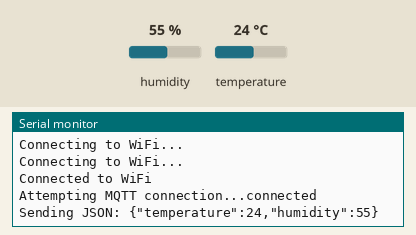
Recording of a sketch running on a simulated ESP8266 (NodeMCU). On the bench: the last lines printed to the serial monitor. The inputs (shaded band) are chosen by the test bench; at power-on: humidity 55 %, temperature 24 °C. WiFi joins after 1.5 s; servers stay silent unless stated; no MQTT or app messages arrive unless stated.

Above: at 3.2 s.
3.3 s: humidity set to 22 %
At 5.3 s:
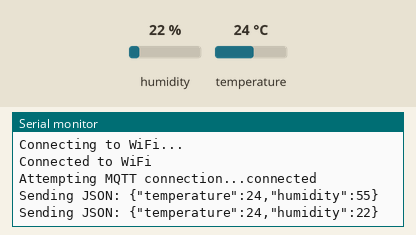
6.0 s: temperature set to 12 °C
At 7.1 s:
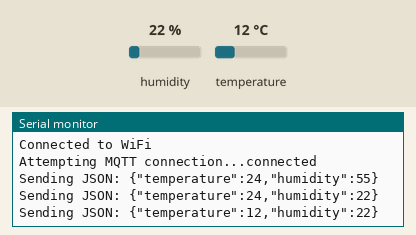
8.7 s: humidity set to 40 %
At 10.5 s:
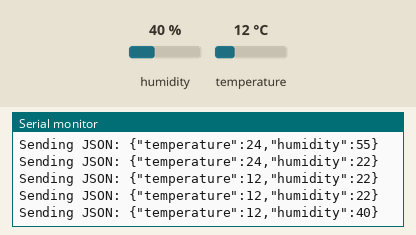
Timing chart, 0 to 12.0 s (numbered marks = the images above; inputs shaded):
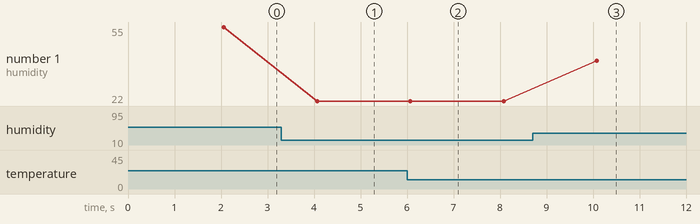

The sketch:

DHT22_Mqtt-Docker.ino
```cpp
#include <DHT.h>
#include <ESP8266WiFi.h>
#include <PubSubClient.h>
#include <ArduinoJson.h>  // Pastikan pustaka ArduinoJson diinstal


#define DHTPIN D4        // Pin yang terhubung dengan DHT11
#define DHTTYPE DHT22    // Jenis DHT


DHT dht(DHTPIN, DHTTYPE);
const char* ssid = "Satria";          // Ganti dengan SSID WiFi Anda
const char* password = "Satria12";   // Ganti dengan Password WiFi Anda
const char* mqttServer = "192.168.26.60"; // Ganti dengan alamat broker MQTT
const int mqttPort = 1883;                 // Port MQTT
const char* mqttUser = "";   // Ganti dengan username MQTT jika diperlukan
const char* mqttPassword = ""; // Ganti dengan password MQTT jika diperlukan


WiFiClient espClient;
PubSubClient client(espClient);


void setup() {
  Serial.begin(115200);
  dht.begin();


  WiFi.begin(ssid, password);
  while (WiFi.status() != WL_CONNECTED) {
    delay(1000);
    Serial.println("Connecting to WiFi...");
  }
  Serial.println("Connected to WiFi");


  client.setServer(mqttServer, mqttPort);
}


void loop() {
  if (!client.connected()) {
    reconnect();
  }
  client.loop();


  float h = dht.readHumidity();
  float t = dht.readTemperature();


  if (isnan(h) || isnan(t)) {
    Serial.println("Failed to read from DHT sensor!");
    return;
  }


  // Membuat objek JSON
  StaticJsonDocument<200> doc;
  doc["temperature"] = t;
  doc["humidity"] = h;


  // Mengubah objek JSON menjadi string
  char jsonBuffer[256];
  serializeJson(doc, jsonBuffer);


  Serial.print("Sending JSON: ");
  Serial.println(jsonBuffer);


  // Mengirim data JSON ke broker MQTT
  client.publish("home/dht11", jsonBuffer);


  delay(2000); // Interval pengiriman data
}


void reconnect() {
  while (!client.connected()) {
    Serial.print("Attempting MQTT connection...");
    if (client.connect("NodemcuClient", mqttUser, mqttPassword)) {
      Serial.println("connected");
    } else {
      Serial.print("failed, rc=");
      Serial.print(client.state());
      Serial.println(" trying again in 2 seconds");
      delay(2000);
    }
  }
}
```

Measured:
- after the input at 3.3 s, the serial monitor: prints a new line after 0.76 s (image 1)
- after the input at 6.0 s, the serial monitor: prints a new line after 0.07 s (image 2)
- after the input at 8.7 s, the serial monitor: prints a new line after 1.4 s (image 3)
- plotted number 1: 55 → 22 after the input at 3.3 s, 22 → 40 after the input at 8.7 s
